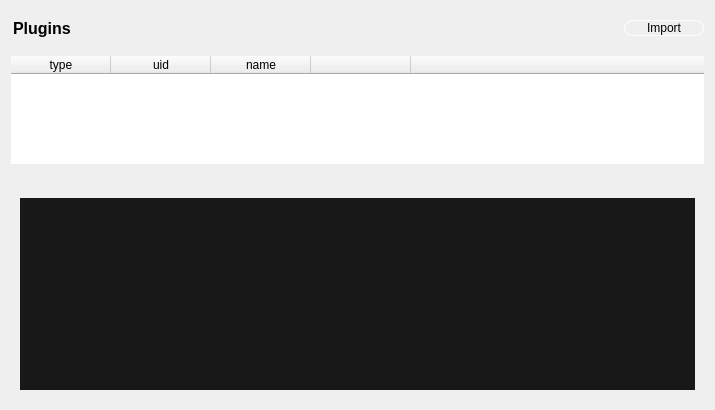
<?xml version="1.0" encoding="UTF-8"?>
<ui version="4.0">
 <class>PluginsPage</class>
 <widget class="QWidget" name="PluginsPage">
  <property name="geometry">
   <rect>
    <x>0</x>
    <y>0</y>
    <width>701</width>
    <height>410</height>
   </rect>
  </property>
  <property name="windowTitle">
   <string>Form</string>
  </property>
  <layout class="QVBoxLayout" name="verticalLayout">
   <item>
    <layout class="QHBoxLayout" name="horizontalLayout">
     <property name="topMargin">
      <number>8</number>
     </property>
     <property name="bottomMargin">
      <number>12</number>
     </property>
     <item>
      <widget class="QLabel" name="label">
       <property name="sizePolicy">
        <sizepolicy hsizetype="Preferred" vsizetype="Fixed">
         <horstretch>0</horstretch>
         <verstretch>0</verstretch>
        </sizepolicy>
       </property>
       <property name="font">
        <font>
         <pointsize>12</pointsize>
         <weight>75</weight>
         <bold>true</bold>
        </font>
       </property>
       <property name="text">
        <string>Plugins</string>
       </property>
       <property name="indent">
        <number>2</number>
       </property>
      </widget>
     </item>
     <item>
      <widget class="QPushButton" name="bImport">
       <property name="sizePolicy">
        <sizepolicy hsizetype="Fixed" vsizetype="Fixed">
         <horstretch>0</horstretch>
         <verstretch>0</verstretch>
        </sizepolicy>
       </property>
       <property name="minimumSize">
        <size>
         <width>80</width>
         <height>0</height>
        </size>
       </property>
       <property name="maximumSize">
        <size>
         <width>80</width>
         <height>16777215</height>
        </size>
       </property>
       <property name="styleSheet">
        <string notr="true">QPushButton  {
	border: 1px solid white;
    border-radius: 8px;
    background-color: transparent;
}
QPushButton::hover {
	background-color: #4285f4;
}</string>
       </property>
       <property name="text">
        <string>Import</string>
       </property>
      </widget>
     </item>
    </layout>
   </item>
   <item>
    <layout class="QHBoxLayout" name="iwLayout"/>
   </item>
   <item>
    <widget class="QTableWidget" name="table">
     <property name="sizePolicy">
      <sizepolicy hsizetype="MinimumExpanding" vsizetype="MinimumExpanding">
       <horstretch>0</horstretch>
       <verstretch>0</verstretch>
      </sizepolicy>
     </property>
     <property name="frameShape">
      <enum>QFrame::NoFrame</enum>
     </property>
     <property name="lineWidth">
      <number>0</number>
     </property>
     <property name="sizeAdjustPolicy">
      <enum>QAbstractScrollArea::AdjustToContentsOnFirstShow</enum>
     </property>
     <property name="editTriggers">
      <set>QAbstractItemView::NoEditTriggers</set>
     </property>
     <property name="selectionMode">
      <enum>QAbstractItemView::SingleSelection</enum>
     </property>
     <property name="selectionBehavior">
      <enum>QAbstractItemView::SelectRows</enum>
     </property>
     <property name="showGrid">
      <bool>false</bool>
     </property>
     <property name="sortingEnabled">
      <bool>true</bool>
     </property>
     <attribute name="horizontalHeaderStretchLastSection">
      <bool>true</bool>
     </attribute>
     <attribute name="verticalHeaderVisible">
      <bool>false</bool>
     </attribute>
     <column>
      <property name="text">
       <string>type</string>
      </property>
     </column>
     <column>
      <property name="text">
       <string>uid</string>
      </property>
     </column>
     <column>
      <property name="text">
       <string>name</string>
      </property>
     </column>
     <column>
      <property name="text">
       <string/>
      </property>
     </column>
     <column>
      <property name="text">
       <string/>
      </property>
     </column>
    </widget>
   </item>
   <item>
    <widget class="QDockWidget" name="dockBrowser">
     <property name="sizePolicy">
      <sizepolicy hsizetype="MinimumExpanding" vsizetype="MinimumExpanding">
       <horstretch>0</horstretch>
       <verstretch>0</verstretch>
      </sizepolicy>
     </property>
     <property name="features">
      <set>QDockWidget::NoDockWidgetFeatures</set>
     </property>
     <property name="allowedAreas">
      <set>Qt::RightDockWidgetArea</set>
     </property>
     <widget class="QWidget" name="dockWidgetContents_3">
      <property name="sizePolicy">
       <sizepolicy hsizetype="MinimumExpanding" vsizetype="MinimumExpanding">
        <horstretch>0</horstretch>
        <verstretch>0</verstretch>
       </sizepolicy>
      </property>
      <layout class="QVBoxLayout" name="verticalLayout_3">
       <item>
        <widget class="QTextBrowser" name="browser">
         <property name="sizePolicy">
          <sizepolicy hsizetype="MinimumExpanding" vsizetype="MinimumExpanding">
           <horstretch>0</horstretch>
           <verstretch>0</verstretch>
          </sizepolicy>
         </property>
         <property name="styleSheet">
          <string notr="true">background-color: rgb(24, 24, 24);</string>
         </property>
         <property name="frameShape">
          <enum>QFrame::NoFrame</enum>
         </property>
         <property name="lineWidth">
          <number>0</number>
         </property>
        </widget>
       </item>
      </layout>
     </widget>
    </widget>
   </item>
  </layout>
 </widget>
 <resources/>
 <connections/>
</ui>
